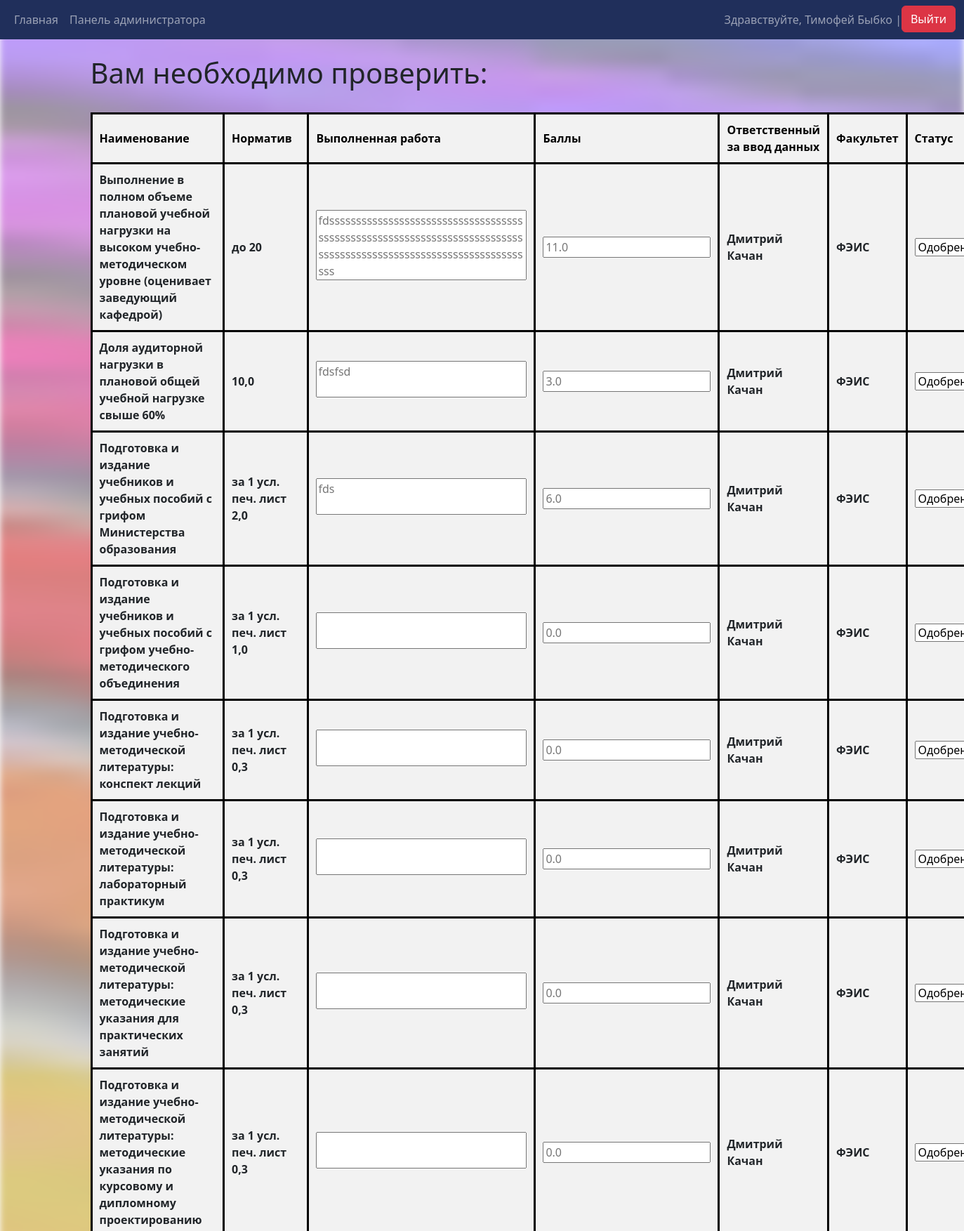
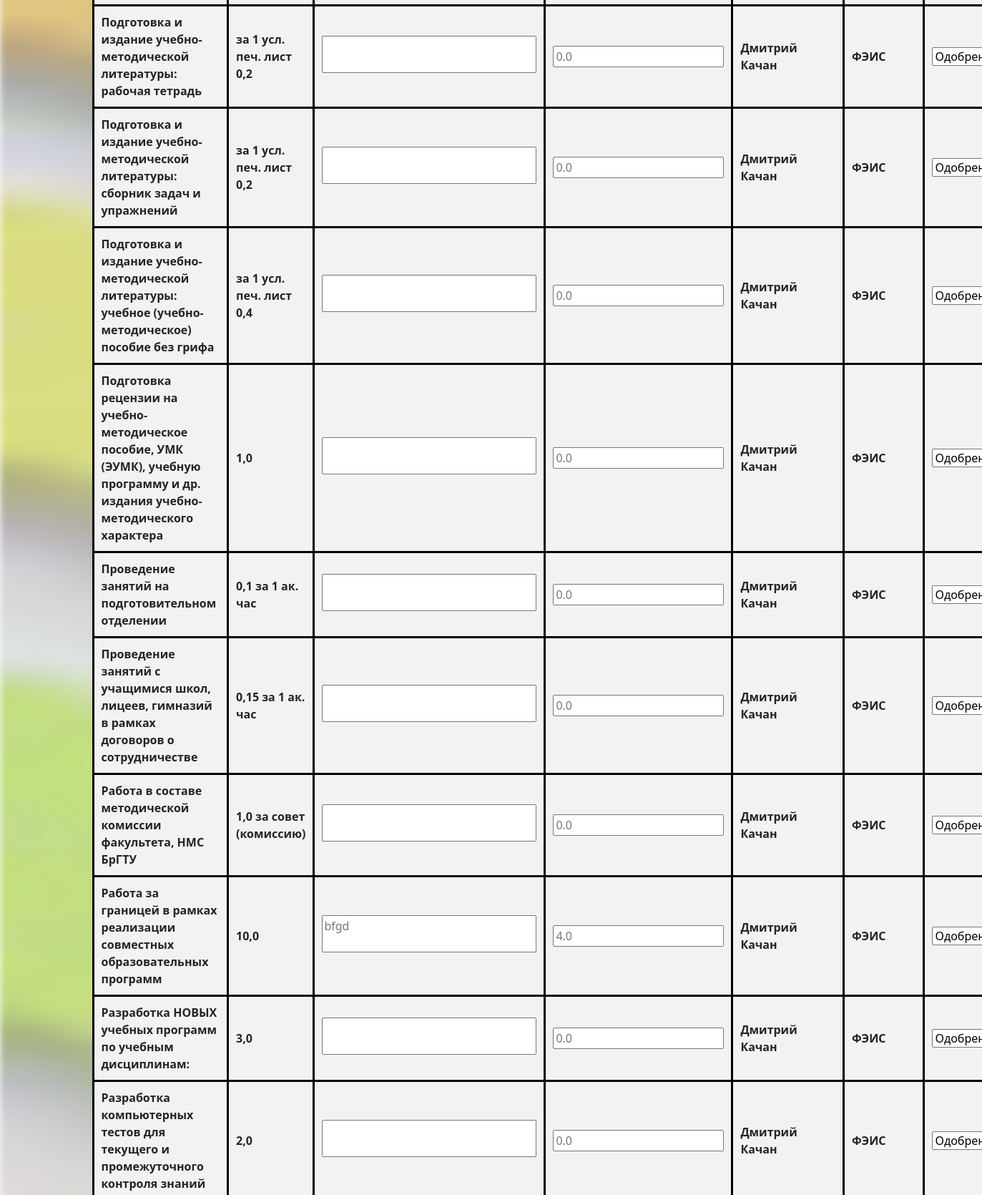
The app's page / (signed in, upper part) with its own data (2 pictures, top to bottom).
### main_app/models.py (models this page shows, shortened)
class Grading(models.Model):
    STATUS_CHOICES = [
        ('not_checked', 'Не проверено'),
        ('approved', 'Одобрено'),
        ('has_errors', 'Есть ошибки'),
    ]
    user = models.ForeignKey(Profile, verbose_name='Юзер', on_delete=models.CASCADE)
    used_standard = models.ForeignKey(Criteria, verbose_name='Наименование работ', on_delete=models.PROTECT)
    work_done = models.CharField(verbose_name='Выполненная работа', max_length=400, blank=True)
    rating = models.FloatField(verbose_name='Баллы', default=0.0)
    status = models.CharField(
        verbose_name='Статус',
        max_length=20,
        choices=STATUS_CHOICES,
        default='not_checked',
    )
    class Meta:
        constraints = [
            models.UniqueConstraint(fields=['user', 'used_standard'], name='unique_user_data')
        ]
        verbose_name = 'Выполненные работы'
        verbose_name_plural = 'Выполненные работы'

class Criteria(models.Model):
    title = models.CharField(verbose_name='Наименование работ', max_length=200, blank=False)
    standard_in_points = models.CharField(verbose_name='Норматив в баллах', max_length=30, blank=False)
    table_title = models.ForeignKey(Table, verbose_name='Таблица', on_delete=models.PROTECT, null=True, blank=True)
    class Meta:
        verbose_name = 'Работы и нормативы'
        verbose_name_plural = 'Работы и нормативы'
    def __str__(self):
        return self.title

class Profile(models.Model):
    user = models.OneToOneField(User, verbose_name='Юзер', on_delete=models.CASCADE)
    teaching_cathedras = models.ManyToManyField(Cathedras, verbose_name='Кафедры', blank=True)
    ratings = models.FloatField(verbose_name='Рейтинг', default=0.0)
    class Meta:
        verbose_name = 'Работники'
        verbose_name_plural = 'Работники'

class Faculties(models.Model):
    faculty = models.CharField(verbose_name='Факультет', max_length=50, blank=False)
    class Meta:
        verbose_name = 'Факультеты'
        verbose_name_plural = 'Факультеты'

### main_app/views.py (the view)
# urls.py: path('', views.home_page, name='home'),
def home_page(request):
    if request.user.is_authenticated:
        user_object = request.user
        sort_by = request.GET.get('sort_by', 'used_standard__title')  # 'used_standard__title' will be default sort
        order = request.GET.get('order', 'asc')
        order_stage = int(request.GET.get('order_stage', 1))
        if order_stage > 2:
            order_stage = 0
        sort_field = {
            'name': 'used_standard__title',
            'normative': 'used_standard__standard_in_points',
            'work_done': 'work_done',
            'points': 'rating',
            'responsible': 'user__user__username',
            'faculty': 'user__teaching_cathedras__owning_faculty__faculty',
            'status': 'status'
        }.get(sort_by, 'used_standard__title')  # If the field is not found, the default sorting is by job title
        if order == 'desc':
            sort_field = '-' + sort_field
        if models.Inspectors.objects.filter(user=user_object).exists():
            info = info_table.InfoTable(user_object)
            info.user_role = 'Inspector'
            info.set_controlled_faculties()
            info.find_controlled_users()
            info.sort_all_controlled_gradings(sort_field, order_stage)
        elif models.Profile.objects.filter(user=user_object).exists():
            info = info_table.InfoTable(user_object)
            info.user_role = 'Teacher'
            info.sort_all_self_gradins(sort_field, order_stage)
        else:
            info = info_table.InfoTable(user_object)
            info.user_role = 'None'
        context = {
            'info': info,
            'status_choices': models.Grading.STATUS_CHOICES,
            'current_order': 'asc' if order == 'desc' else 'desc',  # Change the order for the next click
            'current_stage': order_stage
        }
        return render(request, 'main/home.html', context)
    else:
        return redirect('login')

### main_app/info_table.py (called while the page is built)
    def set_controlled_faculties(self) -> None:
        faculties = models.Inspectors.objects.get(user=self.user).audited_faculty
        for faculty in faculties.all():
            self.controlled_faculties.append(faculty.faculty)

    def find_controlled_users(self) -> None:
        profiles = models.Profile.objects.all()
        for profile in profiles:
            for teaching_cathedra in profile.teaching_cathedras.all():
                compared_cathedra = models.Cathedras.objects.get(cathedra=teaching_cathedra)
                if compared_cathedra.owning_faculty.faculty in self.controlled_faculties:
                    controlled_user_info = InfoTable(profile.user)
                    for cathedra in controlled_user_info.user.profile.teaching_cathedras.all():
                        if cathedra.owning_faculty.faculty not in controlled_user_info.faculties:
                            controlled_user_info.faculties.append(cathedra.owning_faculty.faculty)
                    controlled_user_info.user_role = 'Teacher'
                    self.controlled_users.append(controlled_user_info)
                    break

    def sort_all_controlled_gradings(self, sort_field: str, order_stage: int = 1) -> None:
        teacher_profiles = [teacher_info.user.profile for teacher_info in self.controlled_users]
        if sort_field == 'status' or sort_field == '-status':
            self.sorted_controlled_teachers_gradings = (
                models.Grading.objects.filter(user__in=teacher_profiles)
                .annotate(status_order=self.set_status_order(order_stage))
                .order_by('status_order')
            )
        else:
            self.sorted_controlled_teachers_gradings = (models.Grading.objects.
                                                        filter(user__in=teacher_profiles).
                                                        order_by(sort_field).distinct())

### main_app/models.py (called while the page is built)
    def __str__(self):
        return self.cathedra

### templates/main/home.html (shortened to what this page needs)
{% extends 'main/base.html' %}
{% block content %}
<div class="users_info">
    {% if info.user_role == 'Teacher' and info.sorted_gradings|length > 0 %}
    <br>
    <h1>Вам необходимо заполнить:</h1>
    <br>
    {% include 'main/output.html' %}
    {% elif info.user_role == 'Inspector' %}
    <br>
    <h1>Вам необходимо проверить:</h1>
    <br>
    {% include 'main/output.html' %}
    {% elif info.user_role == 'Teacher' and info.sorted_gradings|length == 0 %}
    <br>
    <h1>На данный момент записей для Вас нет.</h1>
    <br>
    {% else %}
    <br>
    <h1>Ошибка. У вас не настроена роль. Обратитесь к администратору.</h1>
    <br>
    {% endif %}
</div>
{% endblock %}

### templates/main/base.html (shortened to what this page needs)
<!DOCTYPE html>
<html lang="en">
<head>
    <link href="https://cdn.jsdelivr.net/npm/bootstrap@5.3.3/dist/css/bootstrap.min.css"
           rel="stylesheet"
>
    {% load crispy_forms_tags %}
</head>
<body>
    <nav class="navbar navbar-expand-lg navbar-dark">
        <div class="container-fluid">
            <div>
                <ul class="navbar-nav">
                    <li class="nav-item">
                        <a class="nav-link" href="/home">Главная</a>
                    </li>
                    {%  if user.is_superuser %}
                    <li class="nav-item">
                        <a class="nav-link" href="/admin">Панель администратора</a>
                    </li>
                    {% endif %}
                </ul>
            </div>
            <div>
                <ul class="navbar-nav">
                    {% if user.is_authenticated %}
                    <span class="navbar-text">Здравствуйте, {{ user.first_name }}
                        {{ user.last_name }} | </span>
                    <form action="{% url 'logout' %}" method="post">
                        <button type="submit" class="btn btn-danger">Выйти</button>
                    </form>
                    {% else %}
                    <li class="nav-item">
                        <a class="nav-link" href="/login">Войти</a>
                    </li>
                    {% endif %}
                </ul>
            </div>
        </div>
    </nav>
    <div class="container content">
        {% block content %}
        {% endblock %}
    </div>
</body>
</html>

### templates/main/output.html (shortened to what this page needs)
{% load static %}
<link rel="stylesheet" href="{% static 'css/style.css' %}">
<form method="POST" action="{% url 'save-form' %}">
    <table border="3">
        <tr>
            <th><a href="?sort_by=name&order={{ current_order }}">Наименование</a></th>
            <th><a href="?sort_by=normative&order={{ current_order }}">Норматив</a></th>
            <th><a href="?sort_by=work_done&order={{ current_order }}">Выполненная работа</a></th>
            <th><a href="?sort_by=points&order={{ current_order }}">Баллы</a></th>
            {% if info.user_role == 'Inspector' %}
            <th><a href="?sort_by=responsible&order={{ current_order }}">Ответственный за ввод данных</a></th>
            <th><a href="?sort_by=faculty&order={{ current_order }}">Факультет</a></th>
            {% endif %}
            <th><a href="?sort_by=status&order_stage={{ current_stage|add:1 }}">Статус</a></th>
        </tr>
        {% if info.user_role == 'Teacher' %}
            {% for table in info.sorted_gradings %}
            <tr>
                <th>{{ table.used_standard }}</th>
                <th>{{ table.used_standard.standard_in_points }}</th>
                <th><textarea
                        name="work_done-!SePaRaToR!-{{ table.user.user.username }}-!SePaRaToR!-{{ table.used_standard }}"
                        placeholder="{{ table.work_done }}"></textarea></th>
                <th><input type="number"
                           name="points-!SePaRaToR!-{{ table.user.user.username }}-!SePaRaToR!-{{ table.used_standard }}"
                           placeholder="{{ table.rating }}"
                           step="0.01"></th>
                <th>{{ table.get_status_display }}</th>
            </tr>
            {% endfor %}
        {% elif info.user_role == 'Inspector' %}
            {% for table in info.sorted_controlled_teachers_gradings %}
            <tr>
                <th>{{ table.used_standard }}</th>
                <th>{{ table.used_standard.standard_in_points }}</th>
                <th><textarea
                           name="work_done-!SePaRaToR!-{{ table.user.user.username }}-!SePaRaToR!-{{ table.used_standard }}"
                           placeholder="{{ table.work_done }}"></textarea></th>
                <th><input type="number"
                           name="points-!SePaRaToR!-{{ table.user.user.username }}-!SePaRaToR!-{{ table.used_standard }}"
                           placeholder="{{ table.rating }}"
                           step="0.01"></th>
                <th>{{ table.user.user.first_name }}  {{ table.user.user.last_name }}</th>
                <th>{% for teacher in info.controlled_users %}
                        {% if teacher.user.profile == table.user %}
                            {{ teacher.faculties|join:", " }}
                        {% endif %}
                    {% endfor %}
                </th>
                <th><select id="status" name="status-!SePaRaToR!-{{ table.user.user.username }}-!SePaRaToR!-{{ table.used_standard }}">
                    {% for value, display in status_choices %}
                        <option value="{{ value }}"
                                {% if value == table.status %} selected {% endif %}>
                            {{ display }}
                        </option>
                    {% endfor %}
                </select></th>
            </tr>
            {% endfor %}
    {% endif %}
    </table>
</form>

### static/css/style.css (style rules this page uses)
textarea { min-height: 40px; min-width: 300px; width: 100%; resize: none; overflow: hidden; }
table { border-collapse: collapse; width: 100%; }
th, td { padding: 10px; text-align: left; border: 3px solid black; }
th { background-color: #f2f2f2; }
th a { color: black; text-decoration: none; cursor: pointer; }

### templates/main/base.html (style rules this page uses)
.navbar { background-color: #202f5b !important; }
.content { min-height: calc(100vh - 150px); padding-bottom: 20px; }

### records on screen
Grading: used_standard "Выполнение в полном объеме плановой учебной нагрузки на высоком учебно-методическом уровне (оценивает заведующий кафедрой)", used_standard.standard_in_points "до 20", user.user.username "fdsssssssssssssssssssssssssssssssssssssssssssssssssssssssssssssssssssssssssssssssssssssssssssssssssssssssssssssssssss", rating "11.0", user.user.first_name "Дмитрий", user.user.last_name "Качан", status+user+used_standard "Одобрено"
Faculties: faculties "ФЭИС"
Grading: used_standard "Доля аудиторной нагрузки в плановой общей учебной нагрузке свыше 60%", used_standard.standard_in_points "10,0", user.user.username "fdsfsd", rating "3.0", user.user.first_name "Дмитрий", user.user.last_name "Качан", status+user+used_standard "Одобрено"
Grading: used_standard "Подготовка и издание учебников и учебных пособий с грифом Министерства образования", used_standard.standard_in_points "за 1 усл. печ. лист 2,0", user.user.username "fds", rating "6.0", user.user.first_name "Дмитрий", user.user.last_name "Качан", status+user+used_standard "Одобрено"
Grading: used_standard "Подготовка и издание учебников и учебных пособий с грифом учебно-методического объединения", used_standard.standard_in_points "за 1 усл. печ. лист 1,0", rating "0.0", user.user.first_name "Дмитрий", user.user.last_name "Качан", status+user+used_standard "Одобрено"
Grading: used_standard "Подготовка и издание учебно-методической литературы: конспект лекций", used_standard.standard_in_points "за 1 усл. печ. лист 0,3", rating "0.0", user.user.first_name "Дмитрий", user.user.last_name "Качан", status+user+used_standard "Одобрено"
Grading: used_standard "Подготовка и издание учебно-методической литературы: лабораторный практикум", used_standard.standard_in_points "за 1 усл. печ. лист 0,3", rating "0.0", user.user.first_name "Дмитрий", user.user.last_name "Качан", status+user+used_standard "Одобрено"
Grading: used_standard "Подготовка и издание учебно-методической литературы: методические указания для практических занятий", used_standard.standard_in_points "за 1 усл. печ. лист 0,3", rating "0.0", user.user.first_name "Дмитрий", user.user.last_name "Качан", status+user+used_standard "Одобрено"
Grading: used_standard "Подготовка и издание учебно-методической литературы: методические указания по курсовому и дипломному проектированию", used_standard.standard_in_points "за 1 усл. печ. лист 0,3", rating "0.0", user.user.first_name "Дмитрий", user.user.last_name "Качан", status+user+used_standard "Одобрено"
Grading: used_standard "Подготовка и издание учебно-методической литературы: рабочая тетрадь", used_standard.standard_in_points "за 1 усл. печ. лист 0,2", rating "0.0", user.user.first_name "Дмитрий", user.user.last_name "Качан", status+user+used_standard "Одобрено"
Grading: used_standard "Подготовка и издание учебно-методической литературы: сборник задач и упражнений", used_standard.standard_in_points "за 1 усл. печ. лист 0,2", rating "0.0", user.user.first_name "Дмитрий", user.user.last_name "Качан", status+user+used_standard "Одобрено"
Grading: used_standard "Подготовка и издание учебно-методической литературы: учебное (учебно-методическое) пособие без грифа", used_standard.standard_in_points "за 1 усл. печ. лист 0,4", rating "0.0", user.user.first_name "Дмитрий", user.user.last_name "Качан", status+user+used_standard "Одобрено"
Grading: used_standard "Подготовка рецензии на учебно-методическое пособие, УМК (ЭУМК), учебную программу и др. издания учебно-методического характера", used_standard.standard_in_points "1,0", rating "0.0", user.user.first_name "Дмитрий", user.user.last_name "Качан", status+user+used_standard "Одобрено"
Grading: used_standard "Проведение занятий на подготовительном отделении", used_standard.standard_in_points "0,1 за 1 ак. час", rating "0.0", user.user.first_name "Дмитрий", user.user.last_name "Качан", status+user+used_standard "Одобрено"
Grading: used_standard "Проведение занятий с учащимися школ, лицеев, гимназий в рамках договоров о сотрудничестве", used_standard.standard_in_points "0,15 за 1 ак. час", rating "0.0", user.user.first_name "Дмитрий", user.user.last_name "Качан", status+user+used_standard "Одобрено"
Grading: used_standard "Работа в составе методической комиссии факультета, НМС БрГТУ", used_standard.standard_in_points "1,0 за совет (комиссию)", rating "0.0", user.user.first_name "Дмитрий", user.user.last_name "Качан", status+user+used_standard "Одобрено"
Grading: used_standard "Работа за границей в рамках реализации совместных образовательных программ", used_standard.standard_in_points "10,0", user.user.username "bfgd", rating "4.0", user.user.first_name "Дмитрий", user.user.last_name "Качан", status+user+used_standard "Одобрено"
Grading: used_standard "Разработка НОВЫХ учебных программ по учебным дисциплинам:", used_standard.standard_in_points "3,0", rating "0.0", user.user.first_name "Дмитрий", user.user.last_name "Качан", status+user+used_standard "Одобрено"
Grading: used_standard "Разработка компьютерных тестов для текущего и промежуточного контроля знаний", used_standard.standard_in_points "2,0", rating "0.0", user.user.first_name "Дмитрий", user.user.last_name "Качан", status+user+used_standard "Одобрено"

### other values on screen
{{ user.first_name }} "Тимофей"
{{ user.last_name }} "Быбко"
